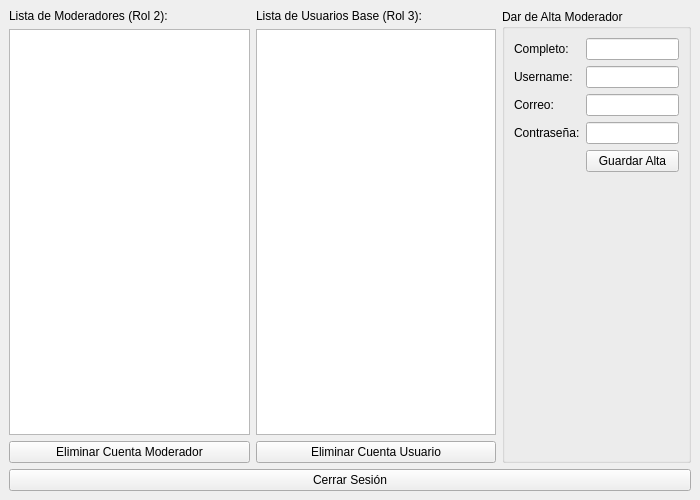
<?xml version="1.0" encoding="UTF-8"?>
<ui version="4.0">
 <class>MenuAdmin</class>
 <widget class="QMainWindow" name="MenuAdmin">
  <property name="geometry">
   <rect>
    <x>0</x>
    <y>0</y>
    <width>700</width>
    <height>500</height>
   </rect>
  </property>
  <property name="windowTitle">
   <string>Paladex - Panel de Administración</string>
  </property>
  <widget class="QWidget" name="centralwidget">
   <layout class="QVBoxLayout" name="verticalLayoutPrincipal">
    <item>
     <layout class="QHBoxLayout" name="horizontalLayoutListas">
      <item>
       <layout class="QVBoxLayout" name="verticalLayoutMods">
        <item><widget class="QLabel" name="lblMod"><property name="text"><string>Lista de Moderadores (Rol 2):</string></property></widget></item>
        <item><widget class="QListWidget" name="listModeradores"/></item>
        <item><widget class="QPushButton" name="btnEliminarMod"><property name="text"><string>Eliminar Cuenta Moderador</string></property></widget></item>
       </layout>
      </item>
      <item>
       <layout class="QVBoxLayout" name="verticalLayoutUsers">
        <item><widget class="QLabel" name="lblUsr"><property name="text"><string>Lista de Usuarios Base (Rol 3):</string></property></widget></item>
        <item><widget class="QListWidget" name="listUsuariosBase"/></item>
        <item><widget class="QPushButton" name="btnEliminarUserBase"><property name="text"><string>Eliminar Cuenta Usuario</string></property></widget></item>
       </layout>
      </item>
      <item>
       <widget class="QGroupBox" name="groupAlta">
        <property name="title"><string>Dar de Alta Moderador</string></property>
        <layout class="QFormLayout" name="formLayoutAlta">
         <item row="0" column="0"><widget class="QLabel" name="lblA1"><property name="text"><string>Completo:</string></property></widget></item>
         <item row="0" column="1"><widget class="QLineEdit" name="txtAltaNombre"/></item>
         <item row="1" column="0"><widget class="QLabel" name="lblA2"><property name="text"><string>Username:</string></property></widget></item>
         <item row="1" column="1"><widget class="QLineEdit" name="txtAltaUser"/></item>
         <item row="2" column="0"><widget class="QLabel" name="lblA3"><property name="text"><string>Correo:</string></property></widget></item>
         <item row="2" column="1"><widget class="QLineEdit" name="txtAltaCorreo"/></item>
         <item row="3" column="0"><widget class="QLabel" name="lblA4"><property name="text"><string>Contraseña:</string></property></widget></item>
         <item row="3" column="1"><widget class="QLineEdit" name="txtAltaPass"/></item>
         <item row="4" column="1"><widget class="QPushButton" name="btnRegistrarMod"><property name="text"><string>Guardar Alta</string></property></widget></item>
        </layout>
       </widget>
      </item>
     </layout>
    </item>
    <item>
     <widget class="QPushButton" name="btnCerrarSesionAdmin">
      <property name="text">
       <string>Cerrar Sesión</string>
      </property>
     </widget>
    </item>
   </layout>
  </widget>
 </widget>
</ui>
